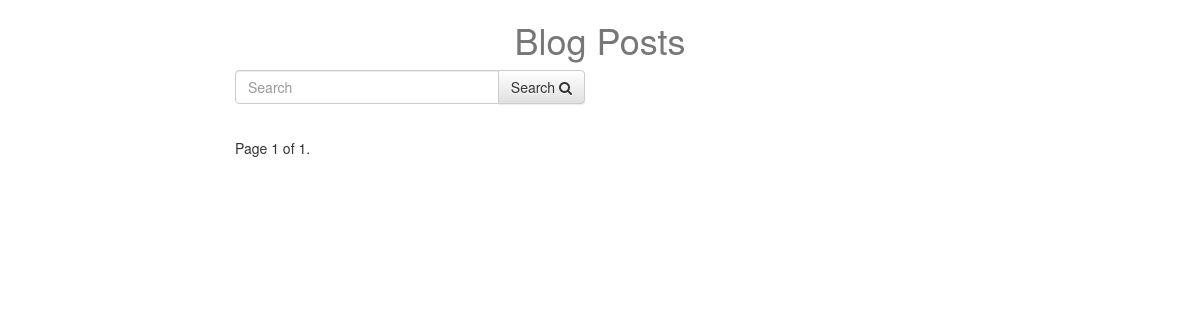
/posts/, run on an earlier commit of the app's database.
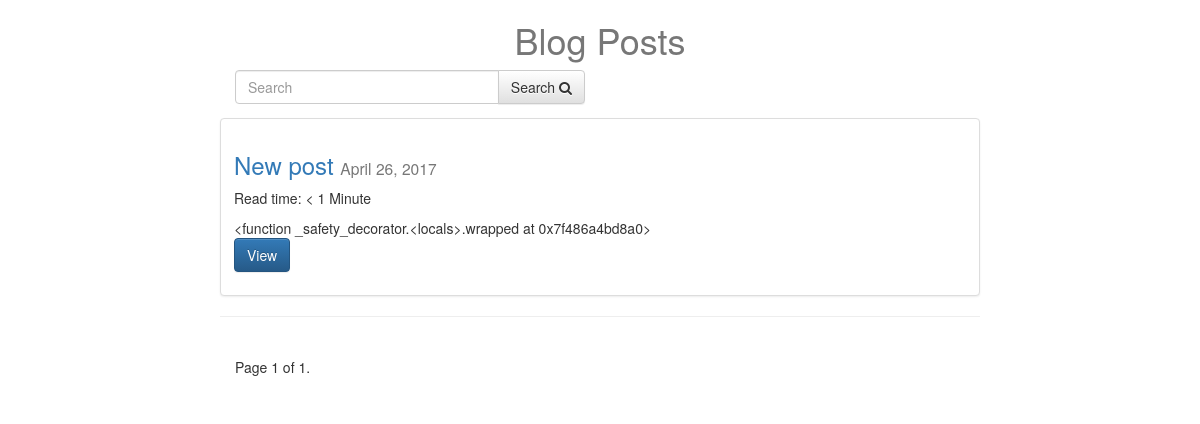
And on a later commit of the database.
### posts/models.py (models this page shows, shortened)
class Post(models.Model):
    user            = models.ForeignKey(settings.AUTH_USER_MODEL, default=1)
    title           = models.CharField(max_length=120)
    image           = models.ImageField(upload_to=upload_location,
                            null=True,
                            blank=True,
                            height_field="height_field",
                            width_field="width_field")
    height_field    = models.IntegerField(default=0)
    width_field     = models.IntegerField(default=0)
    content         = models.TextField()
    draft           = models.BooleanField(default=False)
    publish         = models.DateField(auto_now=False, auto_now_add=False)
    read_time       = models.IntegerField(default=0)
    updated         = models.DateTimeField(auto_now=True, auto_now_add=False)
    timestamp       = models.DateTimeField(auto_now=False, auto_now_add=True)
    slug            = models.SlugField(unique=True)
    objects = PostManager()
    def get_absolute_url(self):
        return reverse("posts:detail", kwargs={"slug": self.slug})
    def get_markdown(self):
        content = self.content
        markdown_content = markdown(content)
        return mark_safe(markdown_content)
    class Meta:
        ordering = ["-timestamp", "-updated"]

### posts/views.py (the view, shortened to what this page needs)
def post_list(request):
    today = timezone.now().date()
    queryset_list = Post.objects.active()
    if request.user.is_staff or request.user.is_superuser:
        queryset_list = Post.objects.all()
    query = request.GET.get("q")
    paginator = Paginator(queryset_list, 5) # Show 5 contacts per page
    page_request_var = "page"
    page = request.GET.get(page_request_var)
    try:
        queryset = paginator.page(page)
    except PageNotAnInteger:
        queryset = paginator.page(1)
    except EmptyPage:
        queryset = paginator.page(paginator.num_pages)
    context = {
        "object_list": queryset,
        "title": "Blog Posts",
        "page_request_var": page_request_var,
        "today": today
            }
    return render(request, "post_list.html", context)

### posts/models.py (called while the page is built)
    def active(self, *args, **kwargs):
        return super(PostManager, self).filter(draft=False).filter(publish__lte=timezone.now())

### templates/post_list.html (shortened to what this page needs)
          {% extends 'base.html' %}
           {% block content %}
           <div class='col-sm-8 col-sm-offset-2'>
        <h1 class="text-center">{{ title }}</h1>
        <form class="text-right row" method="GET" action="">
            <div class="col-sm-6">
            <div class='input-group'>
                <input class='form-control' type="text" name='q' placeholder="Search" value="{{ request.GET.q }}"/>
                <span class='input-group-btn'>
                <button class=" btn btn-default" type="submit">Search <i class="fa fa-search"></i></button>
                </span>
            </div>
            </div>
        </form>
       {% for obj in object_list %}
               <div class="row">
<div class="row>"
  <div class="col-sm-12">
    <div class="thumbnail">
      <div class="caption post-detail-item">
        <h3><a href="{{ obj.get_absolute_url }}">{{ obj.title }}</a> <small>{% if obj.draft %} <span style='color:red;'>Draft </span>{% endif %}{{ obj.publish }}</small></h3><p>Read time: {% if obj.read_time <= 1 %} < 1 Minute {% else %}{{ obj.read_time }} minutes {% endif %}</p>
       {{ obj.get_markdown|truncatechars_html:120 }}
        <p><a href="{{ obj.get_absolute_url }}" class="btn btn-primary" role="button">View</a></p>
      </div>
    </div>
  </div>
  <hr/>
  </div>
       {% endfor %}
       <div class="pagination">
    <span class="step-links">
        <span class="current">
            Page {{ object_list.number }} of {{ object_list.paginator.num_pages }}.
        </span>
    </span>
</div>
    </div>
            {% endblock %}

### templates/base.html (shortened to what this page needs)
{% load staticfiles %}
<html>
<head>
        <link rel="stylesheet" href="https://maxcdn.bootstrapcdn.com/bootstrap/3.3.7/css/bootstrap.min.css">
        <link rel="stylesheet" href="https://maxcdn.bootstrapcdn.com/bootstrap/3.3.7/css/bootstrap-theme.min.css">
        <link rel="stylesheet" href="https://maxcdn.bootstrapcdn.com/font-awesome/4.7.0/css/font-awesome.min.css">
        <link rel="stylesheet" href="{% static '/css/base.css' %}"/>
    </head>
    <body>
        <div class="container">
            {% block content %}
            {% endblock %}
        </div>
    </body>
</html>

### static/css/base.css (style rules this page uses)
h1 { color: #777; }

What changed in the data, as far as the page shows it:
added Post: title "New post", publish "April 26, 2017", read_time "< 1 Minute", get_markdown "<function _safety_decorator.<locals>.wrapped at 0x7f486a4bd8a0>"
